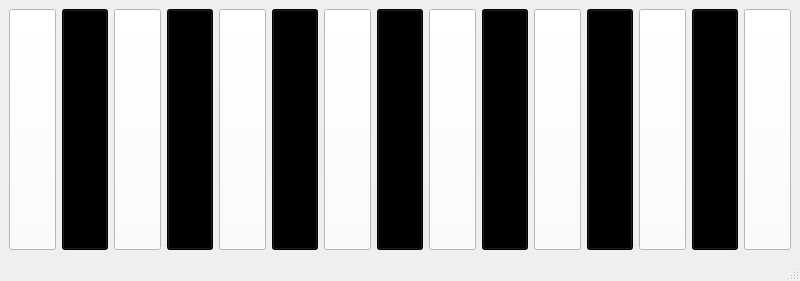
<?xml version="1.0" encoding="UTF-8"?>
<ui version="4.0">
 <class>MainWindow</class>
 <widget class="QMainWindow" name="MainWindow">
  <property name="geometry">
   <rect>
    <x>0</x>
    <y>0</y>
    <width>800</width>
    <height>281</height>
   </rect>
  </property>
  <property name="windowTitle">
   <string>MainWindow</string>
  </property>
  <widget class="QWidget" name="centralwidget">
   <layout class="QGridLayout" name="gridLayout_2">
    <item row="0" column="0">
     <layout class="QGridLayout" name="gridLayout">
      <item row="0" column="1">
       <widget class="QPushButton" name="pushButton_2">
        <property name="maximumSize">
         <size>
          <width>150</width>
          <height>400</height>
         </size>
        </property>
        <property name="styleSheet">
         <string notr="true">background-color: rgb(255, 255, 255);
background-color: rgb(0, 0, 0);</string>
        </property>
        <property name="text">
         <string/>
        </property>
       </widget>
      </item>
      <item row="0" column="3">
       <widget class="QPushButton" name="pushButton_4">
        <property name="maximumSize">
         <size>
          <width>150</width>
          <height>400</height>
         </size>
        </property>
        <property name="styleSheet">
         <string notr="true">background-color: rgb(255, 255, 255);
background-color: rgb(0, 0, 0);</string>
        </property>
        <property name="text">
         <string/>
        </property>
       </widget>
      </item>
      <item row="0" column="4">
       <widget class="QPushButton" name="pushButton_5">
        <property name="maximumSize">
         <size>
          <width>150</width>
          <height>400</height>
         </size>
        </property>
        <property name="styleSheet">
         <string notr="true">background-color: rgb(255, 255, 255);</string>
        </property>
        <property name="text">
         <string/>
        </property>
       </widget>
      </item>
      <item row="0" column="2">
       <widget class="QPushButton" name="pushButton_3">
        <property name="maximumSize">
         <size>
          <width>150</width>
          <height>400</height>
         </size>
        </property>
        <property name="styleSheet">
         <string notr="true">background-color: rgb(255, 255, 255);</string>
        </property>
        <property name="text">
         <string/>
        </property>
       </widget>
      </item>
      <item row="0" column="5">
       <widget class="QPushButton" name="pushButton_6">
        <property name="maximumSize">
         <size>
          <width>150</width>
          <height>400</height>
         </size>
        </property>
        <property name="styleSheet">
         <string notr="true">background-color: rgb(255, 255, 255);
background-color: rgb(0, 0, 0);</string>
        </property>
        <property name="text">
         <string/>
        </property>
       </widget>
      </item>
      <item row="0" column="0">
       <widget class="QPushButton" name="pushButton">
        <property name="maximumSize">
         <size>
          <width>150</width>
          <height>400</height>
         </size>
        </property>
        <property name="styleSheet">
         <string notr="true">background-color: rgb(255, 255, 255);</string>
        </property>
        <property name="text">
         <string/>
        </property>
       </widget>
      </item>
      <item row="0" column="6">
       <widget class="QPushButton" name="pushButton_7">
        <property name="maximumSize">
         <size>
          <width>150</width>
          <height>400</height>
         </size>
        </property>
        <property name="styleSheet">
         <string notr="true">background-color: rgb(255, 255, 255);</string>
        </property>
        <property name="text">
         <string/>
        </property>
       </widget>
      </item>
      <item row="0" column="13">
       <widget class="QPushButton" name="pushButton_14">
        <property name="maximumSize">
         <size>
          <width>150</width>
          <height>400</height>
         </size>
        </property>
        <property name="styleSheet">
         <string notr="true">background-color: rgb(255, 255, 255);
background-color: rgb(0, 0, 0);</string>
        </property>
        <property name="text">
         <string/>
        </property>
       </widget>
      </item>
      <item row="0" column="14">
       <widget class="QPushButton" name="pushButton_15">
        <property name="maximumSize">
         <size>
          <width>150</width>
          <height>400</height>
         </size>
        </property>
        <property name="styleSheet">
         <string notr="true">background-color: rgb(255, 255, 255);</string>
        </property>
        <property name="text">
         <string/>
        </property>
       </widget>
      </item>
      <item row="0" column="9">
       <widget class="QPushButton" name="pushButton_10">
        <property name="maximumSize">
         <size>
          <width>150</width>
          <height>400</height>
         </size>
        </property>
        <property name="styleSheet">
         <string notr="true">background-color: rgb(0, 0, 0);</string>
        </property>
        <property name="text">
         <string/>
        </property>
       </widget>
      </item>
      <item row="0" column="11">
       <widget class="QPushButton" name="pushButton_12">
        <property name="maximumSize">
         <size>
          <width>150</width>
          <height>400</height>
         </size>
        </property>
        <property name="styleSheet">
         <string notr="true">background-color: rgb(255, 255, 255);
background-color: rgb(0, 0, 0);</string>
        </property>
        <property name="text">
         <string/>
        </property>
       </widget>
      </item>
      <item row="0" column="10">
       <widget class="QPushButton" name="pushButton_11">
        <property name="maximumSize">
         <size>
          <width>150</width>
          <height>400</height>
         </size>
        </property>
        <property name="styleSheet">
         <string notr="true">background-color: rgb(255, 255, 255);</string>
        </property>
        <property name="text">
         <string/>
        </property>
       </widget>
      </item>
      <item row="0" column="7">
       <widget class="QPushButton" name="pushButton_8">
        <property name="maximumSize">
         <size>
          <width>150</width>
          <height>400</height>
         </size>
        </property>
        <property name="styleSheet">
         <string notr="true">background-color: rgb(255, 255, 255);
background-color: rgb(0, 0, 0);</string>
        </property>
        <property name="text">
         <string/>
        </property>
       </widget>
      </item>
      <item row="0" column="8">
       <widget class="QPushButton" name="pushButton_9">
        <property name="maximumSize">
         <size>
          <width>150</width>
          <height>400</height>
         </size>
        </property>
        <property name="styleSheet">
         <string notr="true">background-color: rgb(255, 255, 255);</string>
        </property>
        <property name="text">
         <string/>
        </property>
       </widget>
      </item>
      <item row="0" column="12">
       <widget class="QPushButton" name="pushButton_13">
        <property name="maximumSize">
         <size>
          <width>150</width>
          <height>400</height>
         </size>
        </property>
        <property name="styleSheet">
         <string notr="true">background-color: rgb(255, 255, 255);</string>
        </property>
        <property name="text">
         <string/>
        </property>
       </widget>
      </item>
     </layout>
    </item>
   </layout>
  </widget>
  <widget class="QMenuBar" name="menubar">
   <property name="geometry">
    <rect>
     <x>0</x>
     <y>0</y>
     <width>800</width>
     <height>21</height>
    </rect>
   </property>
  </widget>
  <widget class="QStatusBar" name="statusbar"/>
 </widget>
 <resources/>
 <connections/>
</ui>
